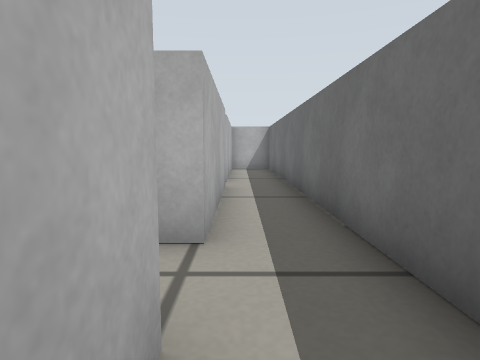
view 1 (above)

23 first-person views from a walk through a robot-simulator world made for Gazebo. The camera is 0.26 m above the floor, tilts 6° down and sees 75° across. The floor is counted in squares, 0.25 m on a side. Each view is taken from the middle of a square. On the plan, view 1 faces up. The plan holds only what a view shows up to about 12 squares ahead; the rest is blank.

view 2
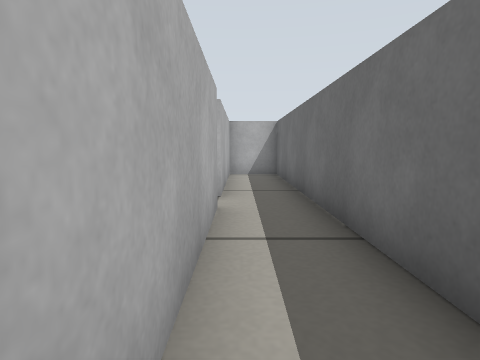

view 3
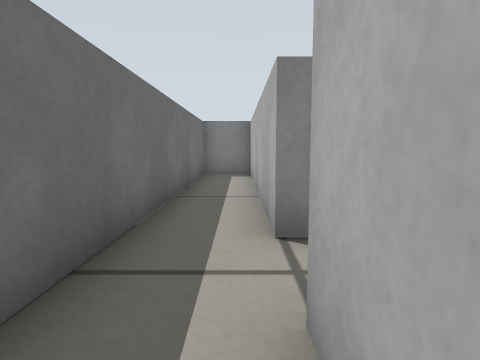

view 4
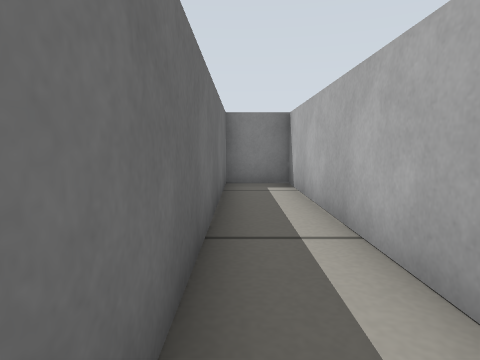

view 5
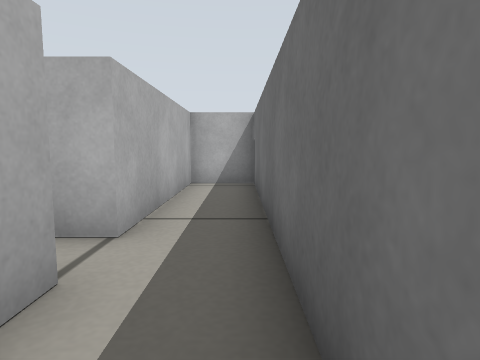

view 6
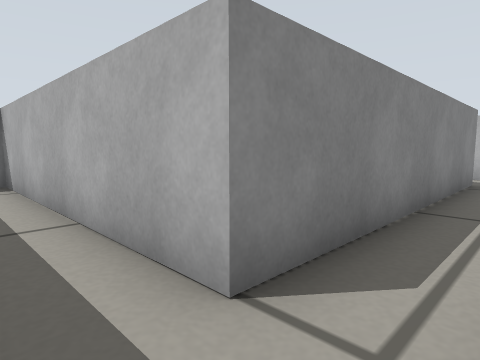

view 7
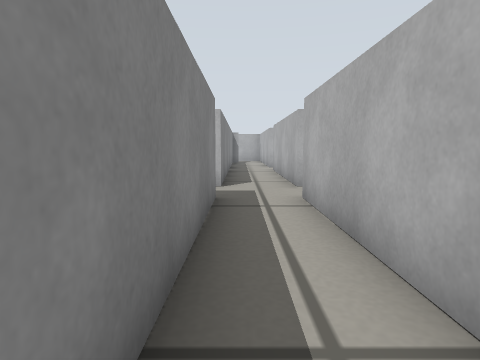

view 8
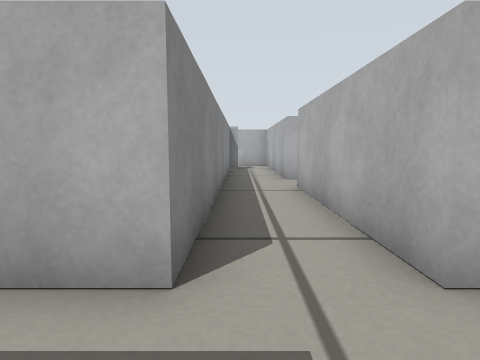

view 9
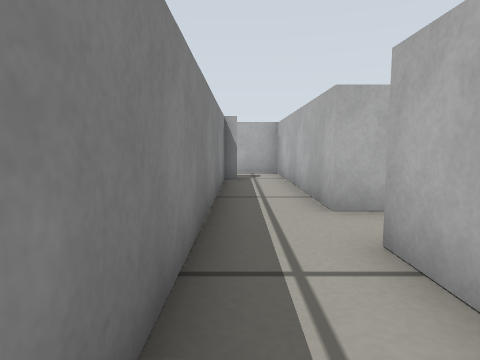

view 10
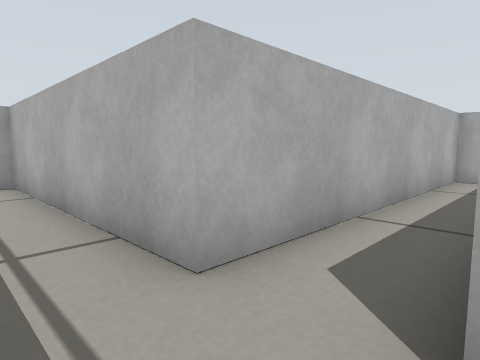

view 11
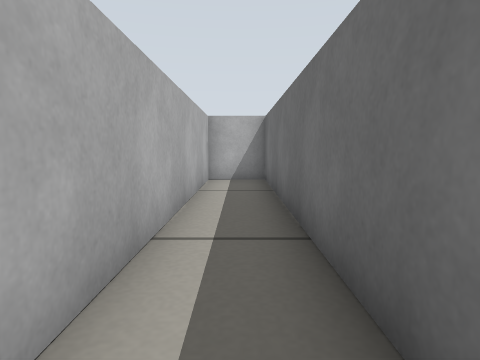

view 12
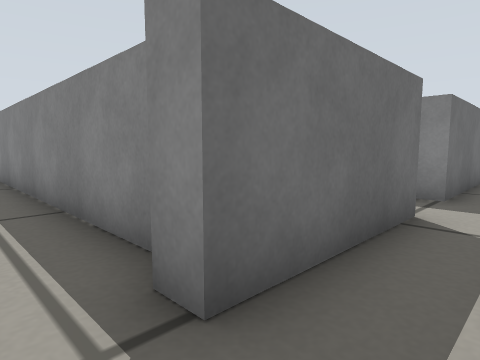

view 13
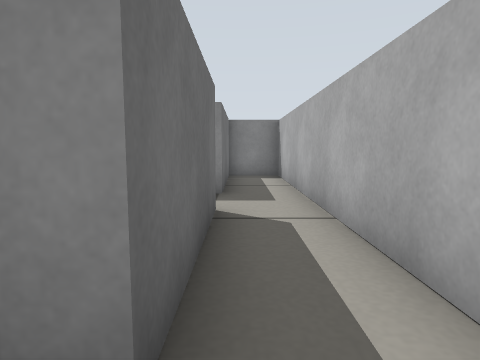

view 14
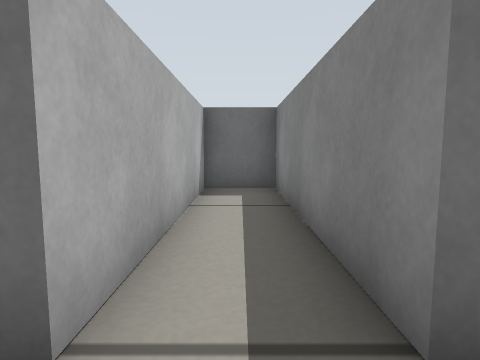

view 15
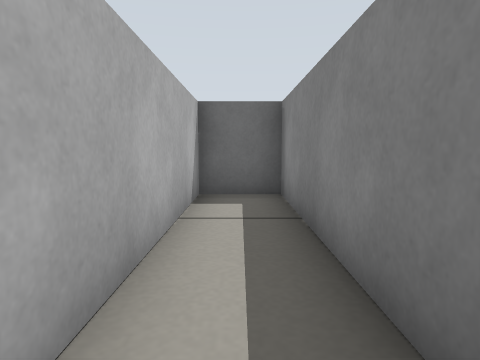

view 16
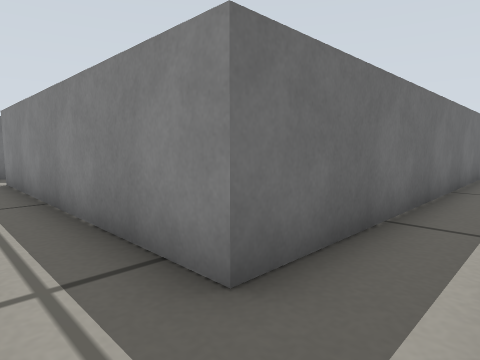

view 17
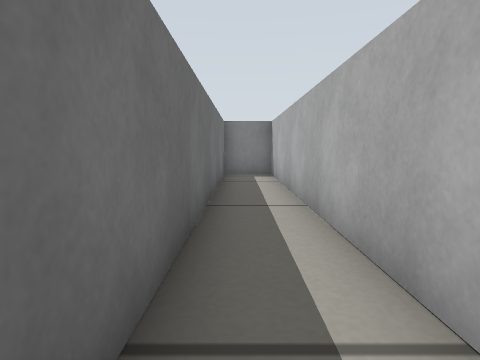

view 18
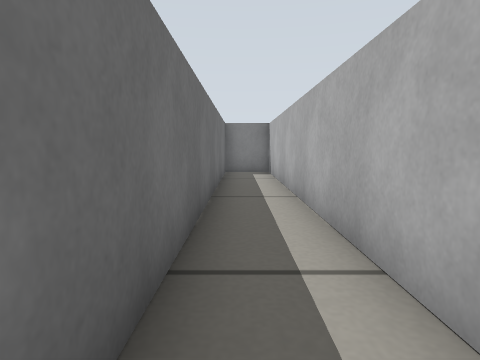

view 19
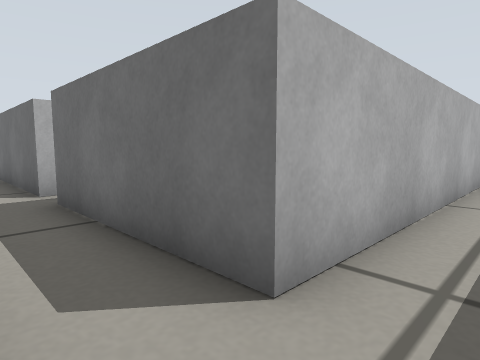

view 20
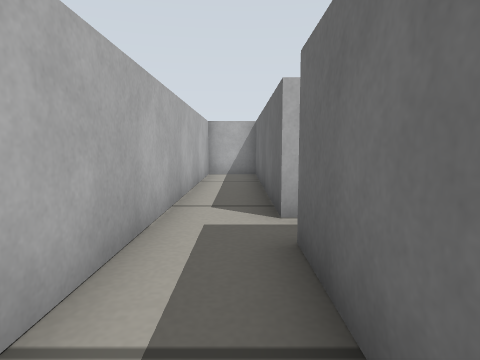

view 21
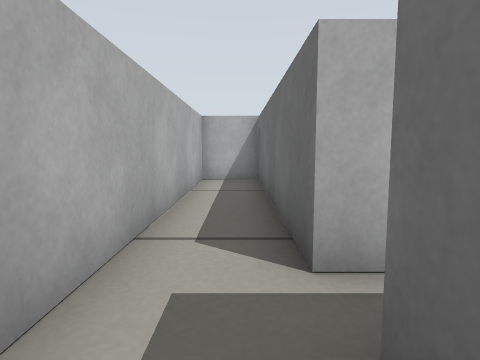

view 22
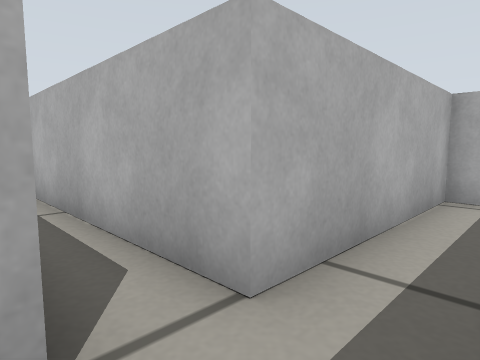

view 23
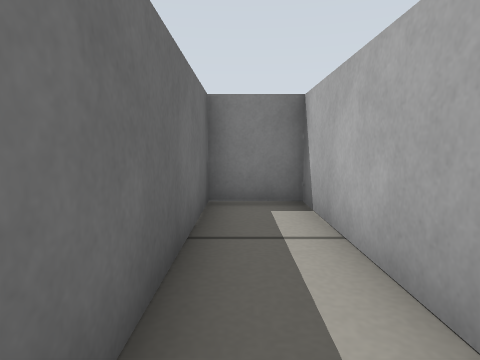

### Floor plan
Ten units are one square. View 1 is at (0, 0); x grows to the right and y downward. Boxes are objects, and circles mark ways between rooms. Rooms are numbered by the first view taken in them; rooms with no view inside come last. Other rooms are left out.
<svg viewBox="-269 -174 288 298">
<path fill="none" stroke="#000" d="M-4 -15 -4 69 14 69 14 -149 -4 -149 -4 -95M-4 -84 -4 -33M-172 -39 -172 -129 -190 -129 -190 -35 -264 -35 -264 -31M-111 -35 -173 -35M-264 -12 -264 83 -245 83M-246 77 -246 39 -182 39 -182 21 -246 21 -246 -19 -240 -19 -240 -15 -112 -15 -112 119 -94 119 -94 -15 -4 -15M-4 -33 -94 -33M-88 -95 -94 -95 -94 -169 -112 -169 -112 -64M-94 -33 -94 -84M-4 -95 -64 -95"/>
<circle cx="0" cy="-20" r="3" fill="#2a7"/>
<circle cx="0" cy="-90" r="3" fill="#2a7"/>
<circle cx="-100" cy="-40" r="3" fill="#2a7"/>
<text x="0" y="-40">1</text>
<text x="-170" y="-20">2</text>
<text x="-80" y="-90">3</text>
</svg>
Room 1 opens to room 2. Room 1 opens to room 3. Room 2 opens to room 3.

Where each view was taken, in squares from view 1:
view 1: 0 up, 0 right, facing up
view 2: 3 up, 0 right, facing up
view 3: 5 up, 0 right, facing down
view 4: 2 up, 1 right, facing down
view 5: 6 up, 1 right, facing up
view 6: 3 up, 1 right, facing down-left
view 7: 2 up, 3 left, facing left
view 8: 2 up, 9 left, facing left
view 9: 2 up, 14 left, facing left
view 10: 2 up, 17 left, facing up-left
view 11: 3 up, 18 left, facing up
view 12: 3 up, 26 left, facing down-right
view 13: 3 up, 25 left, facing down
view 14: 3 down, 26 left, facing right
view 15: 3 down, 25 left, facing right
view 16: 3 up, 11 left, facing down-right
view 17: 0 up, 10 left, facing down
view 18: 1 up, 10 left, facing down
view 19: 2 up, 11 left, facing up-right
view 20: 5 up, 10 left, facing up
view 21: 7 up, 10 left, facing up
view 22: 8 up, 1 right, facing up-left
view 23: 6 down, 10 left, facing down
